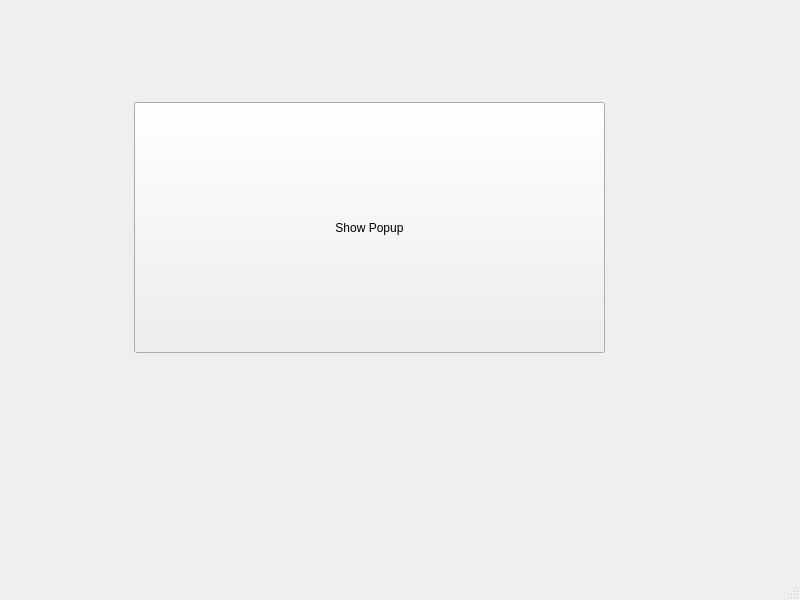
<?xml version="1.0" encoding="UTF-8"?>
<ui version="4.0">
 <class>MainWindow</class>
 <widget class="QMainWindow" name="MainWindow">
  <property name="geometry">
   <rect>
    <x>0</x>
    <y>0</y>
    <width>800</width>
    <height>600</height>
   </rect>
  </property>
  <property name="windowTitle">
   <string>MainWindow</string>
  </property>
  <widget class="QWidget" name="centralwidget">
   <widget class="QPushButton" name="button">
    <property name="geometry">
     <rect>
      <x>134</x>
      <y>102</y>
      <width>471</width>
      <height>251</height>
     </rect>
    </property>
    <property name="text">
     <string>Show Popup</string>
    </property>
   </widget>
  </widget>
  <widget class="QMenuBar" name="menubar">
   <property name="geometry">
    <rect>
     <x>0</x>
     <y>0</y>
     <width>800</width>
     <height>21</height>
    </rect>
   </property>
  </widget>
  <widget class="QStatusBar" name="statusbar"/>
 </widget>
 <resources/>
 <connections/>
</ui>
